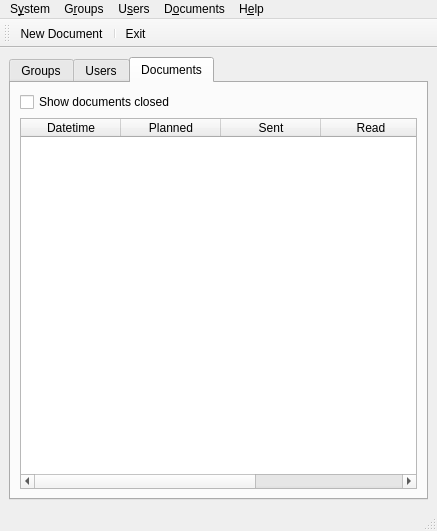
<?xml version="1.0" encoding="UTF-8"?>
<ui version="4.0">
 <author>Mariano Muñoz</author>
 <class>frmMain</class>
 <widget class="QMainWindow" name="frmMain">
  <property name="windowModality">
   <enum>Qt::ApplicationModal</enum>
  </property>
  <property name="geometry">
   <rect>
    <x>0</x>
    <y>0</y>
    <width>437</width>
    <height>531</height>
   </rect>
  </property>
  <property name="cursor">
   <cursorShape>PointingHandCursor</cursorShape>
  </property>
  <property name="windowTitle">
   <string>DidYouReadMe 2012-2013. GNU General Public License</string>
  </property>
  <property name="windowIcon">
   <iconset resource="../images/didyoureadme.qrc">
    <normaloff>:/didyoureadme.png</normaloff>:/didyoureadme.png</iconset>
  </property>
  <property name="toolButtonStyle">
   <enum>Qt::ToolButtonTextUnderIcon</enum>
  </property>
  <widget class="QWidget" name="wdg">
   <layout class="QHBoxLayout" name="horizontalLayout">
    <item>
     <widget class="QTabWidget" name="tab">
      <property name="contextMenuPolicy">
       <enum>Qt::CustomContextMenu</enum>
      </property>
      <property name="currentIndex">
       <number>2</number>
      </property>
      <widget class="QWidget" name="tab_3">
       <attribute name="title">
        <string>Groups</string>
       </attribute>
       <layout class="QHBoxLayout" name="horizontalLayout_2">
        <item>
         <widget class="QTableWidget" name="tblGroups">
          <property name="contextMenuPolicy">
           <enum>Qt::CustomContextMenu</enum>
          </property>
          <property name="editTriggers">
           <set>QAbstractItemView::NoEditTriggers</set>
          </property>
          <property name="alternatingRowColors">
           <bool>true</bool>
          </property>
          <property name="selectionMode">
           <enum>QAbstractItemView::SingleSelection</enum>
          </property>
          <property name="selectionBehavior">
           <enum>QAbstractItemView::SelectRows</enum>
          </property>
          <attribute name="verticalHeaderVisible">
           <bool>false</bool>
          </attribute>
          <column>
           <property name="text">
            <string>Name</string>
           </property>
          </column>
          <column>
           <property name="text">
            <string>Users</string>
           </property>
          </column>
         </widget>
        </item>
       </layout>
      </widget>
      <widget class="QWidget" name="tab_5">
       <attribute name="title">
        <string>Users</string>
       </attribute>
       <layout class="QHBoxLayout" name="horizontalLayout_3">
        <item>
         <layout class="QVBoxLayout" name="verticalLayout">
          <item>
           <widget class="QCheckBox" name="chkUsersInactive">
            <property name="text">
             <string>Show inactive users</string>
            </property>
           </widget>
          </item>
          <item>
           <widget class="QTableWidget" name="tblUsers">
            <property name="contextMenuPolicy">
             <enum>Qt::CustomContextMenu</enum>
            </property>
            <property name="editTriggers">
             <set>QAbstractItemView::NoEditTriggers</set>
            </property>
            <property name="alternatingRowColors">
             <bool>true</bool>
            </property>
            <property name="selectionMode">
             <enum>QAbstractItemView::SingleSelection</enum>
            </property>
            <property name="selectionBehavior">
             <enum>QAbstractItemView::SelectRows</enum>
            </property>
            <attribute name="verticalHeaderVisible">
             <bool>false</bool>
            </attribute>
            <column>
             <property name="text">
              <string>Start date</string>
             </property>
            </column>
            <column>
             <property name="text">
              <string>Post</string>
             </property>
            </column>
            <column>
             <property name="text">
              <string>Full Name</string>
             </property>
            </column>
            <column>
             <property name="text">
              <string>Mail</string>
             </property>
            </column>
            <column>
             <property name="text">
              <string>Read</string>
             </property>
            </column>
            <column>
             <property name="text">
              <string>Sent</string>
             </property>
            </column>
           </widget>
          </item>
         </layout>
        </item>
       </layout>
      </widget>
      <widget class="QWidget" name="tab_2">
       <attribute name="title">
        <string>Documents</string>
       </attribute>
       <layout class="QHBoxLayout" name="horizontalLayout_4">
        <item>
         <layout class="QVBoxLayout" name="verticalLayout_2">
          <item>
           <widget class="QCheckBox" name="chkDocumentsClosed">
            <property name="text">
             <string>Show documents closed</string>
            </property>
           </widget>
          </item>
          <item>
           <widget class="QTableWidget" name="tblDocuments">
            <property name="contextMenuPolicy">
             <enum>Qt::CustomContextMenu</enum>
            </property>
            <property name="editTriggers">
             <set>QAbstractItemView::NoEditTriggers</set>
            </property>
            <property name="alternatingRowColors">
             <bool>true</bool>
            </property>
            <property name="selectionMode">
             <enum>QAbstractItemView::SingleSelection</enum>
            </property>
            <property name="selectionBehavior">
             <enum>QAbstractItemView::SelectRows</enum>
            </property>
            <attribute name="verticalHeaderVisible">
             <bool>false</bool>
            </attribute>
            <attribute name="verticalHeaderHighlightSections">
             <bool>false</bool>
            </attribute>
            <column>
             <property name="text">
              <string>Datetime</string>
             </property>
            </column>
            <column>
             <property name="text">
              <string>Planned</string>
             </property>
            </column>
            <column>
             <property name="text">
              <string>Sent</string>
             </property>
            </column>
            <column>
             <property name="text">
              <string>Read</string>
             </property>
            </column>
            <column>
             <property name="text">
              <string>Title</string>
             </property>
            </column>
           </widget>
          </item>
         </layout>
        </item>
       </layout>
      </widget>
     </widget>
    </item>
   </layout>
  </widget>
  <widget class="QMenuBar" name="menuBar">
   <property name="geometry">
    <rect>
     <x>0</x>
     <y>0</y>
     <width>437</width>
     <height>20</height>
    </rect>
   </property>
   <widget class="QMenu" name="menuAyuda">
    <property name="title">
     <string>H&amp;elp</string>
    </property>
    <addaction name="actionHelp"/>
    <addaction name="separator"/>
    <addaction name="actionUpdates"/>
    <addaction name="separator"/>
    <addaction name="actionBackup"/>
    <addaction name="separator"/>
    <addaction name="actionAbout"/>
   </widget>
   <widget class="QMenu" name="menuJugar">
    <property name="title">
     <string>S&amp;ystem</string>
    </property>
    <addaction name="actionTablesUpdate"/>
    <addaction name="separator"/>
    <addaction name="actionSettings"/>
    <addaction name="separator"/>
    <addaction name="actionExit"/>
   </widget>
   <widget class="QMenu" name="menuDocuments">
    <property name="title">
     <string>D&amp;ocuments</string>
    </property>
    <addaction name="actionDocumentNew"/>
   </widget>
   <widget class="QMenu" name="menuGroups">
    <property name="title">
     <string>G&amp;roups</string>
    </property>
    <addaction name="actionGroupNew"/>
   </widget>
   <widget class="QMenu" name="menuU_sers">
    <property name="title">
     <string>U&amp;sers</string>
    </property>
    <addaction name="actionUserNew"/>
   </widget>
   <addaction name="menuJugar"/>
   <addaction name="menuGroups"/>
   <addaction name="menuU_sers"/>
   <addaction name="menuDocuments"/>
   <addaction name="menuAyuda"/>
  </widget>
  <widget class="QToolBar" name="toolBar">
   <property name="windowTitle">
    <string>toolBar</string>
   </property>
   <attribute name="toolBarArea">
    <enum>TopToolBarArea</enum>
   </attribute>
   <attribute name="toolBarBreak">
    <bool>false</bool>
   </attribute>
   <addaction name="actionDocumentNew"/>
   <addaction name="separator"/>
   <addaction name="actionExit"/>
  </widget>
  <widget class="QStatusBar" name="status"/>
  <action name="actionExit">
   <property name="icon">
    <iconset resource="../images/didyoureadme.qrc">
     <normaloff>:/exit.png</normaloff>:/exit.png</iconset>
   </property>
   <property name="text">
    <string>E&amp;xit</string>
   </property>
   <property name="toolTip">
    <string>Exit</string>
   </property>
   <property name="shortcut">
    <string>Esc</string>
   </property>
  </action>
  <action name="actionAbout">
   <property name="icon">
    <iconset resource="../images/didyoureadme.qrc">
     <normaloff>:/star.png</normaloff>:/star.png</iconset>
   </property>
   <property name="text">
    <string>About DidYouReadMe</string>
   </property>
   <property name="toolTip">
    <string>About DidYouReadMe</string>
   </property>
  </action>
  <action name="actionSettings">
   <property name="icon">
    <iconset resource="../images/didyoureadme.qrc">
     <normaloff>:/configure.png</normaloff>:/configure.png</iconset>
   </property>
   <property name="text">
    <string>Settings</string>
   </property>
   <property name="toolTip">
    <string>Settings</string>
   </property>
  </action>
  <action name="actionHelp">
   <property name="icon">
    <iconset resource="../images/didyoureadme.qrc">
     <normaloff>:/help.png</normaloff>:/help.png</iconset>
   </property>
   <property name="text">
    <string>Help</string>
   </property>
   <property name="toolTip">
    <string>Help</string>
   </property>
   <property name="shortcut">
    <string>F1</string>
   </property>
  </action>
  <action name="actionUpdates">
   <property name="icon">
    <iconset resource="../images/didyoureadme.qrc">
     <normaloff>:/update.png</normaloff>:/update.png</iconset>
   </property>
   <property name="text">
    <string>Look for updates</string>
   </property>
   <property name="toolTip">
    <string>Look for updates</string>
   </property>
  </action>
  <action name="actionDocumentNew">
   <property name="icon">
    <iconset resource="../images/didyoureadme.qrc">
     <normaloff>:/didyoureadme.png</normaloff>:/didyoureadme.png</iconset>
   </property>
   <property name="text">
    <string>New Document</string>
   </property>
  </action>
  <action name="actionDocumentDelete">
   <property name="icon">
    <iconset resource="../images/didyoureadme.qrc">
     <normaloff>:/delete.png</normaloff>:/delete.png</iconset>
   </property>
   <property name="text">
    <string>Delete Document</string>
   </property>
   <property name="toolTip">
    <string>Delete Document</string>
   </property>
  </action>
  <action name="actionGroupNew">
   <property name="icon">
    <iconset resource="../images/didyoureadme.qrc">
     <normaloff>:/add.png</normaloff>:/add.png</iconset>
   </property>
   <property name="text">
    <string>New Group</string>
   </property>
   <property name="toolTip">
    <string>New Group</string>
   </property>
  </action>
  <action name="actionGroupDelete">
   <property name="icon">
    <iconset resource="../images/didyoureadme.qrc">
     <normaloff>:/delete.png</normaloff>:/delete.png</iconset>
   </property>
   <property name="text">
    <string>Delete Group</string>
   </property>
   <property name="toolTip">
    <string>Delete Group</string>
   </property>
  </action>
  <action name="actionGroupEdit">
   <property name="icon">
    <iconset resource="../images/didyoureadme.qrc">
     <normaloff>:/editar.png</normaloff>:/editar.png</iconset>
   </property>
   <property name="text">
    <string>Edit Group</string>
   </property>
   <property name="toolTip">
    <string>Edit Group</string>
   </property>
  </action>
  <action name="actionUserNew">
   <property name="icon">
    <iconset resource="../images/didyoureadme.qrc">
     <normaloff>:/user-add.png</normaloff>:/user-add.png</iconset>
   </property>
   <property name="text">
    <string>New User</string>
   </property>
   <property name="toolTip">
    <string>New User</string>
   </property>
  </action>
  <action name="actionUserDelete">
   <property name="icon">
    <iconset resource="../images/didyoureadme.qrc">
     <normaloff>:/delete.png</normaloff>:/delete.png</iconset>
   </property>
   <property name="text">
    <string>Delete User</string>
   </property>
   <property name="toolTip">
    <string>Delete User</string>
   </property>
  </action>
  <action name="actionUserEdit">
   <property name="icon">
    <iconset resource="../images/didyoureadme.qrc">
     <normaloff>:/editar.png</normaloff>:/editar.png</iconset>
   </property>
   <property name="text">
    <string>Edit User</string>
   </property>
   <property name="toolTip">
    <string>Edit User</string>
   </property>
  </action>
  <action name="actionTablesUpdate">
   <property name="icon">
    <iconset resource="../images/didyoureadme.qrc">
     <normaloff>:/update.png</normaloff>:/update.png</iconset>
   </property>
   <property name="text">
    <string>Update tables</string>
   </property>
   <property name="toolTip">
    <string>Update tables</string>
   </property>
  </action>
  <action name="actionDocumentClose">
   <property name="checkable">
    <bool>true</bool>
   </property>
   <property name="text">
    <string>Document closed</string>
   </property>
   <property name="toolTip">
    <string>Document closed</string>
   </property>
  </action>
  <action name="actionDocumentReport">
   <property name="icon">
    <iconset resource="../images/didyoureadme.qrc">
     <normaloff>:/editar.png</normaloff>:/editar.png</iconset>
   </property>
   <property name="text">
    <string>Generate report</string>
   </property>
   <property name="toolTip">
    <string>Generate report</string>
   </property>
  </action>
  <action name="actionDocumentOpen">
   <property name="icon">
    <iconset resource="../images/didyoureadme.qrc">
     <normaloff>:/open.png</normaloff>:/open.png</iconset>
   </property>
   <property name="text">
    <string>Open document</string>
   </property>
   <property name="toolTip">
    <string>Open document</string>
   </property>
  </action>
  <action name="actionBackup">
   <property name="icon">
    <iconset resource="../images/didyoureadme.qrc">
     <normaloff>:/didyoureadme.png</normaloff>:/didyoureadme.png</iconset>
   </property>
   <property name="text">
    <string>System Backup</string>
   </property>
   <property name="toolTip">
    <string>System Backup</string>
   </property>
  </action>
 </widget>
 <resources>
  <include location="../images/didyoureadme.qrc"/>
 </resources>
 <connections>
  <connection>
   <sender>actionExit</sender>
   <signal>triggered()</signal>
   <receiver>frmMain</receiver>
   <slot>close()</slot>
   <hints>
    <hint type="sourcelabel">
     <x>-1</x>
     <y>-1</y>
    </hint>
    <hint type="destinationlabel">
     <x>259</x>
     <y>275</y>
    </hint>
   </hints>
  </connection>
 </connections>
</ui>
